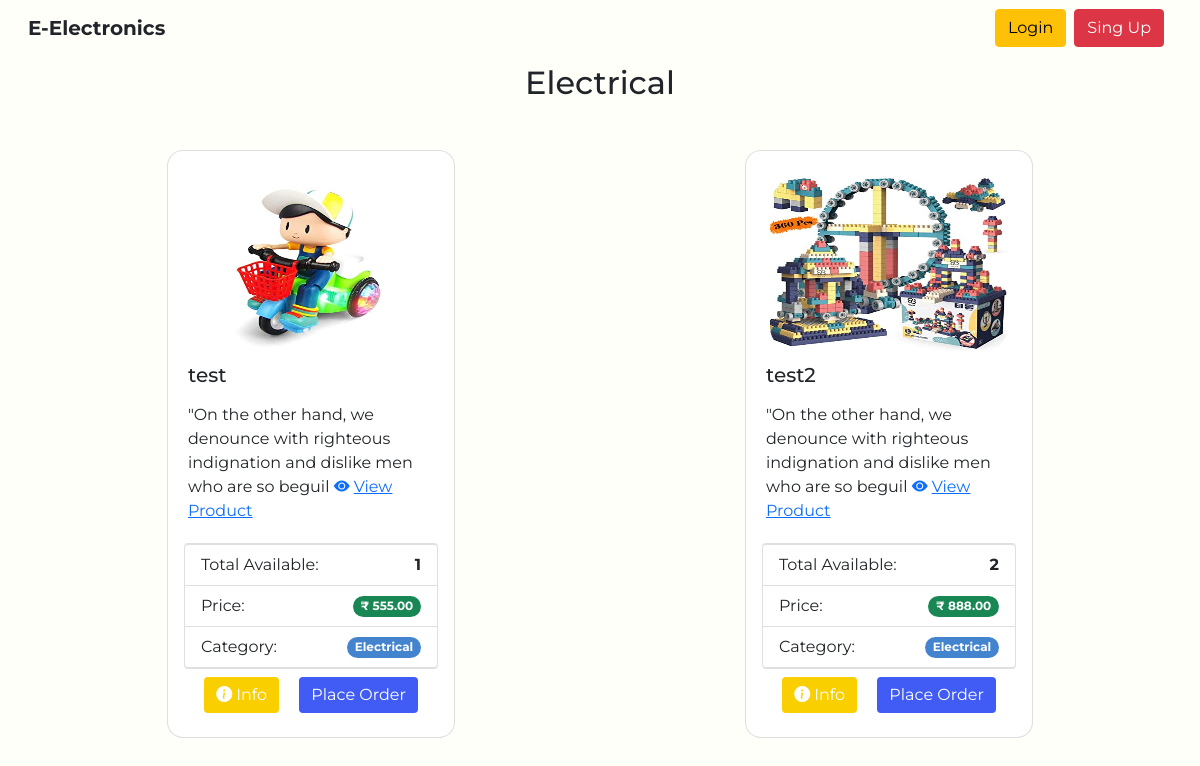
The page /category-details/Electrical on the database as committed earlier.
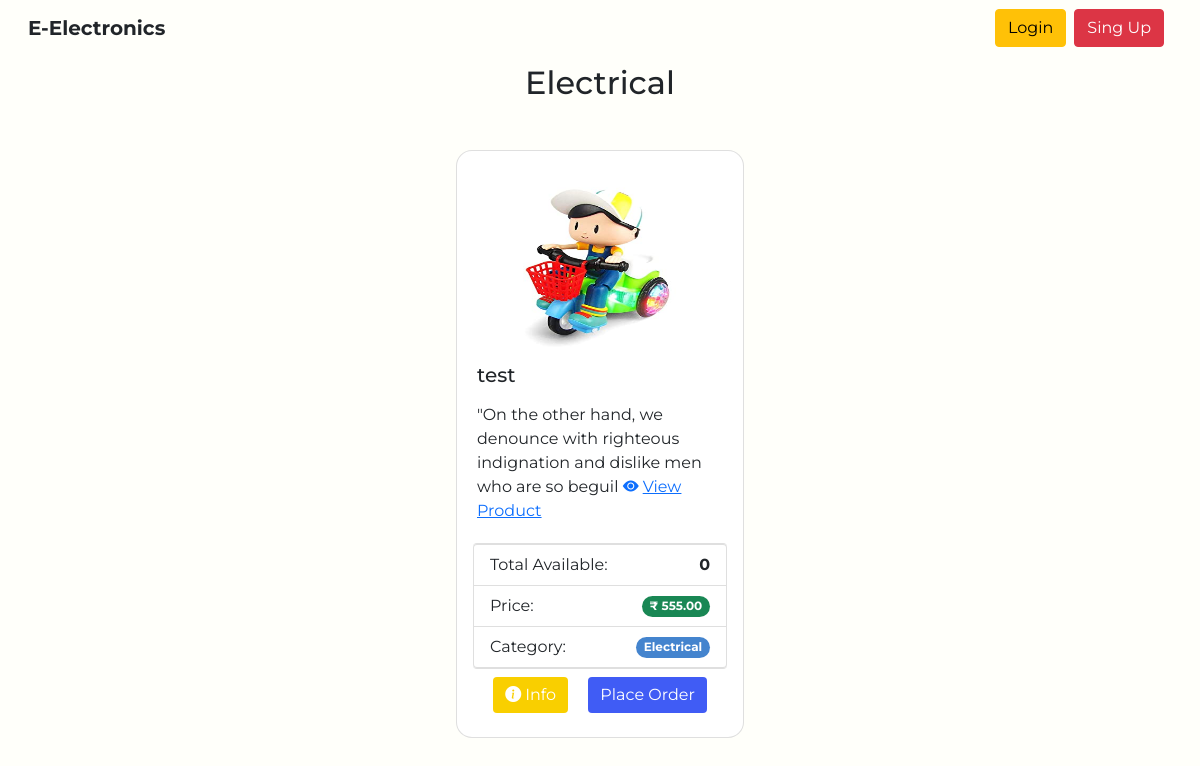
The same page on the database as committed later.
### home/models.py (models this page shows, shortened)
class Product(models.Model):
    title=models.CharField(max_length=255)
    author=models.ForeignKey(User, on_delete=models.CASCADE)
    desc=RichTextField(blank=True, null=True)
    product_image = models.ImageField(null=True, blank=True, upload_to='images/products/')
    total_orders=models.IntegerField(default=0)
    total_stocks=models.IntegerField()
    price=models.DecimalField(max_digits=8, decimal_places=2)
    total_sell_price=models.DecimalField(max_digits=8, decimal_places=2, default=0)
    category=models.ForeignKey(Category, on_delete=models.CASCADE)
    created_at = models.DateTimeField(auto_now_add=True)
    updated_at = models.DateTimeField(auto_now=True)
    @property
    def image_url(self):
        if self.product_image and hasattr(self.product_image, 'url'):
            return self.product_image.url

class Category(models.Model):
    name=models.CharField(max_length=255)
    def __str__(self):
        return self.name

### home/views.py (the view)
# urls.py: path('category-details/<str:cats>', views.category_details, name='category_details'),
def category_details(request,cats):
    category=Category.objects.get(name=cats)
    all_cats_product=Product.objects.filter(category=category)
    cats_menu=Category.objects.all()
    context={
        'all_cats_product':all_cats_product,
        'cats_menu' : cats_menu,
        'category' : category,
    }
    return render(request,'product/category_details.html',context)

### templates/product/category_details.html (shortened to what this page needs)
{% extends 'base.html' %}
{% load static %}
{% block body %}
{% if all_cats_product.count %}
<div class="container">
  <div class="row gap-3 justify-content-around">
    <h2 class="text-center">{{category}}  </h2>
    {% for product in all_cats_product %}
      {% if product.order %}
      {% else %}
        <div class="card col-3 m-4 cardcss" style="width: 18rem;">
          {% if product.product_image %}
            <img src=" {{ product.image_url|default_if_none:'#' }} " class="card-img-top p-2" alt="..." width="320" height="180">
            {% else %}
            <img src="{% static 'img/product.jpg' %}" alt="Avatar"  class="rounded-circle"  width=75 height=75>
            {% endif %}
            <div class="card-body p-1">
            <h5 class="card-title">{{ product.title }}</h5>
            <p class="card-text">{{ product.desc | slice:':100' | safe }}
            <a href=" {% url 'product_details' product.pk %}"><i class="bi bi-eye-fill mr-1"></i>View Product</a>
            </p>
            </div>
            <ul class="list-group">
                <li class="list-group-item d-flex justify-content-between align-items-center">
                Total Available:
                <span class="text-dark fw-bold">{{ product.total_stocks }}</span>
                </li>
                <li class="list-group-item d-flex justify-content-between align-items-center">
                Price:
                <span class="badge bg-success rounded-pill">₹ {{ product.price }}</span>
                </li>
                <li class="list-group-item d-flex justify-content-between align-items-center">
                Category:
                <span class="badge rounded-pill" style="background-color: #4484ce;">{{product.category}}</span>
                </li>
            </ul>
            <div class="mx-auto">
              <button type="button" class="btn btn-dark m-2" data-bs-toggle="modal" data-bs-target="#product_{{product.pk}}"style="background-color: #f9cf00; border:0px">
                <i class="bi bi-info-circle-fill mr-1" ></i>Info
              </button>
              {% if user.is_authenticated %}
              <button type="button" class="btn btn-dark fw-bold m-2" data-bs-toggle="modal" data-bs-target="#productbid_{{product.pk}}" style="background-color: #405cf5;border:0px">
                Place Order
              </button>
              {% else %}
                <button type="button" class="btn btn-primary m-2" data-bs-toggle="modal" data-bs-target="#loginModal" style="background-color: #405cf5;border:0px">
                  Place Order
                </button>
              {% endif %}
            </div>
        </div>
        {% endif %}
      {% endfor %}
{% else %}
No Product on this Category
{% endif %}
{% endblock body %}

Rows that differ between the two databases and show on the page:
removed Product: image_url (picture), title "test2", desc "\"On the other hand, we denounce with righteous indignation and dislike men who are so beguil", total_stocks "2", price "888.00", category "Electrical"
changed Product "test": total_stocks "1" → "0"
